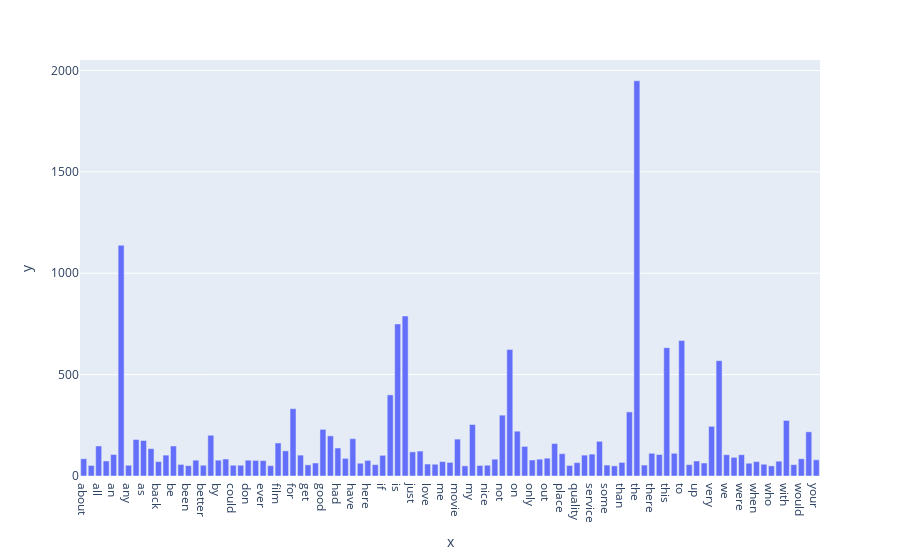

The notebook cell saved with this chart:
### Code cell
#term_frequencies.visualization2
Notzero = []
Notzero2 = []
for i in range(0,len(term_frequencies)):
    if term_frequencies[i] >= 50 :
        new = count_vect.get_feature_names_out()[i]
        new2 = term_frequencies[i]
        Notzero.append(new)
        Notzero2.append(new2)
fig = px.bar(x = Notzero , y = Notzero2)
fig.show()
#draw a new graph with only above 100 and take a better vision.
#clean and clear

### Figure 1 — Plotly figure (JSON) as saved in the notebook; plotly's stock layout.template omitted (floating-point values rounded to 4 significant figures)
{"data": [{"alignmentgroup": "True", "hovertemplate": "x=%{x}<br>y=%{y}<extra></extra>", "legendgroup": "", "marker": {"color": "#636efa", "pattern": {"shape": ""}}, "name": "", "offsetgroup": "", "orientation": "v", "showlegend": false, "textposition": "auto", "type": "bar", "x": ["about", "after", "all", "also", "an", "and", "any", "are", "as", "at", "back", "bad", "be", "because", "been", "best", "better", "but", "by", "can", "could", "do", "don", "even", "ever", "excellent", "film", "food", "for", "from", "get", "go", "good", "great", "had", "has", "have", "he", "here", "how", "if", "in", "is", "it", "just", "like", "love", "made", "me", "more", "movie", "much", "my", "never", "nice", "no", "not", "of", "on", "one", "only", "or", "out", "phone", "place", "product", "quality", "really", "service", "so", "some", "sound", "than", "that", "the", "their", "there", "they", "this", "time", "to", "too", "up", "ve", "very", "was", "we", "well", "were", "what", "when", "which", "who", "will", "with", "work", "would", "you", "your"], "xaxis": "x", "y": [85, 52, 148, 74, 106, 1138, 53, 180, 175, 135, 71, 103, 148, 57, 51, 78, 53, 201, 78, 84, 53, 53, 78, 77, 76, 51, 163, 124, 332, 103, 55, 64, 230, 198, 138, 87, 184, 63, 77, 56, 102, 400, 750, 789, 119, 123, 59, 58, 71, 67, 182, 50, 254, 52, 53, 83, 300, 624, 221, 146, 79, 83, 88, 160, 110, 52, 66, 103, 108, 171, 54, 50, 67, 316, 1949, 54, 112, 106, 633, 112, 668, 56, 74, 64, 245, 569, 105, 92, 105, 63, 71, 58, 50, 73, 274, 56, 85, 218, 80], "yaxis": "y"}], "layout": {"autosize": true, "barmode": "relative", "legend": {"tracegroupgap": 0}, "margin": {"t": 60}, "xaxis": {"anchor": "y", "autorange": true, "domain": [0, 1], "range": [-0.5, 98.5], "title": {"text": "x"}, "type": "category"}, "yaxis": {"anchor": "x", "autorange": true, "domain": [0, 1], "range": [0, 2052.0], "title": {"text": "y"}, "type": "linear"}}}
